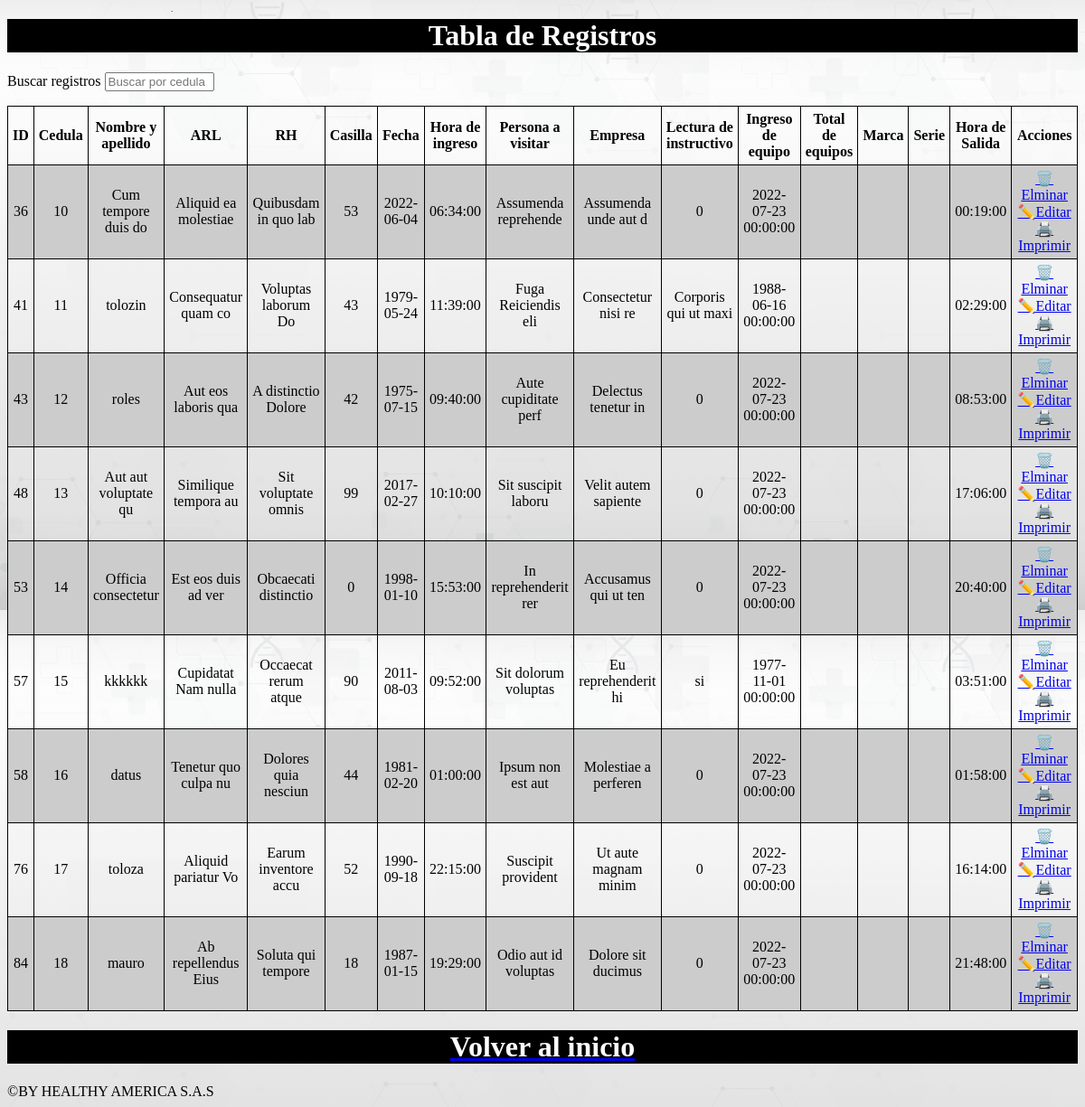
/mostrar.php, run on the app's committed database.
### tables this page shows
CREATE TABLE `registros` (
  `id` int(10) UNSIGNED NOT NULL,
  `ARL` text NOT NULL,
  `RH` text NOT NULL,
  `Casilla` int(13) NOT NULL,
  `Fecha` date NOT NULL,
  `hora` time NOT NULL,
  `persona` text NOT NULL,
  `Empresa` text NOT NULL,
  `lectura` text NOT NULL,
  `equipo` datetime NOT NULL,
  `salidah` time NOT NULL,
  `Cedula` int(12) NOT NULL,
  `nombre` varchar(40) NOT NULL,
  `Total` text NOT NULL,
  `Marca` text NOT NULL,
  `Serie` text NOT NULL
);

### mostrar.php (the view, shortened to what this page needs)
<!DOCTYPE html>
<html>
<head>
    <link rel="stylesheet" href="estilos.css">
</head>
<body>
    <center>
        <div class="color">
        <h4>Tabla de Registros</h4>
        </div>
    </center>
    <?php
    try {
        $conexion = new
            PDO("mysql:host=localhost;dbname=registros;charset=utf8", "root", "");
    } catch (PDOException $e) {
        echo "No se ha podido establecer conexion con el servidor.<br>";
        die("Error: " . $e->getMessage());
    }
    $consulta = $conexion->query("SELECT id,Cedula, nombre, ARL, 	RH,
Casilla, Fecha, hora, persona, Empresa, equipo, lectura,Total,Marca,Serie, salidah  FROM registros");
    ?>
</head>
<body>
        Buscar registros <input id="searchTerm" type="text" placeholder="Buscar por cedula" onkeyup="doSearch()" size="12" maxlength="10" />
    <p>
<action="mostrar.php" method="post" target="_blank">
    <table id="datos">
        <tr>
            <td><b>ID</b></td>
            <td><b>Cedula</b></td>
            <td><b>Nombre y apellido</b></td>
            <td><b>ARL</b></td>
            <td><b>RH</b></td>
            <td><b>Casilla</b></td>
            <td><b>Fecha</b></td>
            <td><b>Hora de ingreso</b></td>
            <td><b>Persona a visitar</b></td>
            <td><b>Empresa</b></td>
            <td><b>Lectura de instructivo</b></td>
            <td><b>Ingreso de equipo</b></td>
            <td><b>Total de equipos</b></td>
            <td><b>Marca</b></td>
            <td><b>Serie</b></td>
            <td><b>Hora de Salida</b></td>
            <td><b>Acciones</b></td>
        <?php
        while ($cliente = $consulta->fetchObject()) {
        ?>
            <tr>
                <td><?= $cliente->id ?></td>
                <td><?= $cliente->Cedula ?></td>
                <td><?= $cliente->nombre ?></td>
                <td><?= $cliente->ARL ?></td>
                <td><?= $cliente->RH ?></td>
                <td><?= $cliente->Casilla ?></td>
                <td><?= $cliente->Fecha ?></td>
                <td><?= $cliente->hora ?></td>
                <td><?= $cliente->persona ?></td>
                <td><?= $cliente->Empresa ?></td>
                <td><?= $cliente->lectura ?></td>
                <td><?= $cliente->equipo ?></td>
                <td><?= $cliente->Total ?></td>
                <td><?= $cliente->Marca ?></td>
                <td><?= $cliente->Serie ?></td>
                <td><?= $cliente->salidah ?></td>
                <td>
                    <a href="eliminar.php?id=<?= $cliente->id ?>">🗑️Elminar </a>
                    <a href="actualizar.php?id=<?= $cliente->id ?>">✏️Editar</a>
                    <a href="imprimir.php?id=<?= $cliente->id ?>">🖨️Imprimir</a>
                </td>
            </tr>
        <?php
        }
        ?>
    </table>
    <center>
    <a href="Index.php"><h5>Volver al inicio</h5></a>
    </center>
    <marquee direction="right">©BY HEALTHY AMERICA S.A.S </marquee>
</body>
</html>

### estilos.css (style rules this page uses)
table { border: solid 2px #7e7c7c; border-collapse: collapse; }
td,th { border: solid 1px #7e7c7c; padding: 2px; text-align: center; }
table, th, td { border: 1px solid black; border-collapse: collapse; }

### mostrar.php (style rules this page uses)
body { background: url(imagenes/walll1.jpg); background-size: 100%; }
.color { color: white; background: #000000; }
h4,h5 { display: block; font-size: 2em; margin-block-start: 0.67em; margin-block-end: 0.67em; margin-inline-start: 0px; margin-inline-end: 0px; font-weight: bold; }
h5 { color: white; background: #000000; }
#datos { border:1px solid #ccc;padding:10px;font-size:1em; }
#datos tr:nth-child(even) { background:#ccc; }
#datos td { padding:5px; }

### data on the page
registros: id "36", Cedula "10", nombre "Cum tempore duis do", ARL "Aliquid ea molestiae", RH "Quibusdam in quo lab", Casilla "53", Fecha "2022-06-04", hora "06:34:00", persona "Assumenda reprehende", Empresa "Assumenda unde aut d", lectura "0", equipo "2022-07-23 00:00:00", salidah "00:19:00"
registros: id "41", Cedula "11", nombre "tolozin", ARL "Consequatur quam co", RH "Voluptas laborum Do", Casilla "43", Fecha "1979-05-24", hora "11:39:00", persona "Fuga Reiciendis eli", Empresa "Consectetur nisi re", lectura "Corporis qui ut maxi", equipo "1988-06-16 00:00:00", salidah "02:29:00"
registros: id "43", Cedula "12", nombre "roles", ARL "Aut eos laboris qua", RH "A distinctio Dolore", Casilla "42", Fecha "1975-07-15", hora "09:40:00", persona "Aute cupiditate perf", Empresa "Delectus tenetur in", lectura "0", equipo "2022-07-23 00:00:00", salidah "08:53:00"
registros: id "48", Cedula "13", nombre "Aut aut voluptate qu", ARL "Similique tempora au", RH "Sit voluptate omnis", Casilla "99", Fecha "2017-02-27", hora "10:10:00", persona "Sit suscipit laboru", Empresa "Velit autem sapiente", lectura "0", equipo "2022-07-23 00:00:00", salidah "17:06:00"
registros: id "53", Cedula "14", nombre "Officia consectetur", ARL "Est eos duis ad ver", RH "Obcaecati distinctio", Casilla "0", Fecha "1998-01-10", hora "15:53:00", persona "In reprehenderit rer", Empresa "Accusamus qui ut ten", lectura "0", equipo "2022-07-23 00:00:00", salidah "20:40:00"
registros: id "57", Cedula "15", nombre "kkkkkk", ARL "Cupidatat Nam nulla", RH "Occaecat rerum atque", Casilla "90", Fecha "2011-08-03", hora "09:52:00", persona "Sit dolorum voluptas", Empresa "Eu reprehenderit hi", lectura "si", equipo "1977-11-01 00:00:00", salidah "03:51:00"
registros: id "58", Cedula "16", nombre "datus", ARL "Tenetur quo culpa nu", RH "Dolores quia nesciun", Casilla "44", Fecha "1981-02-20", hora "01:00:00", persona "Ipsum non est aut", Empresa "Molestiae a perferen", lectura "0", equipo "2022-07-23 00:00:00", salidah "01:58:00"
registros: id "76", Cedula "17", nombre "toloza", ARL "Aliquid pariatur Vo", RH "Earum inventore accu", Casilla "52", Fecha "1990-09-18", hora "22:15:00", persona "Suscipit provident", Empresa "Ut aute magnam minim", lectura "0", equipo "2022-07-23 00:00:00", salidah "16:14:00"
registros: id "84", Cedula "18", nombre "mauro", ARL "Ab repellendus Eius", RH "Soluta qui tempore", Casilla "18", Fecha "1987-01-15", hora "19:29:00", persona "Odio aut id voluptas", Empresa "Dolore sit ducimus", lectura "0", equipo "2022-07-23 00:00:00", salidah "21:48:00"
